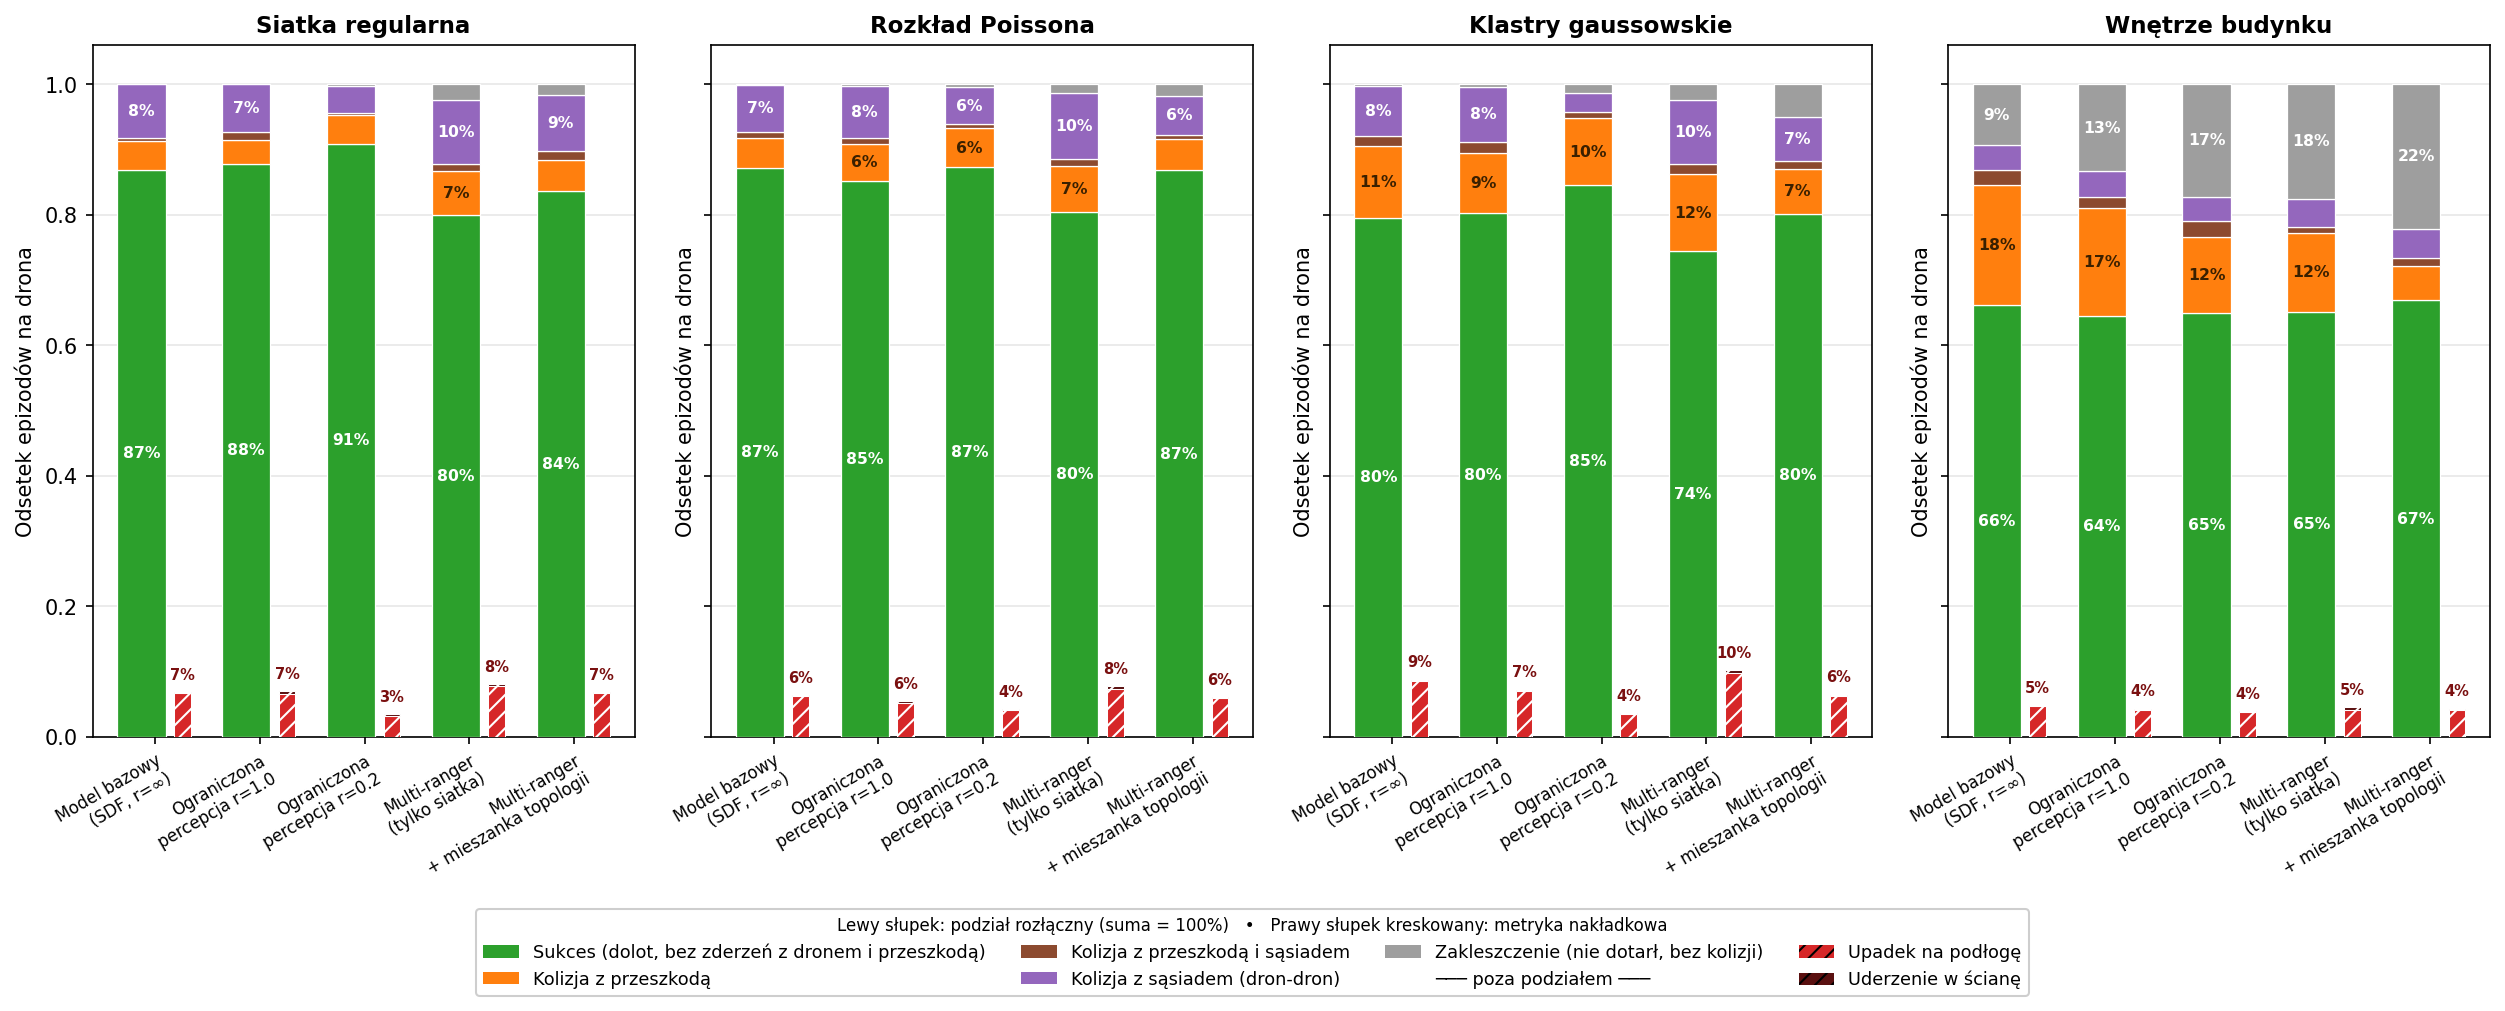

Write the Python code that produced this figure.
"""
Rozklad wynikow epizodow per model i topologia.

DEFINICJA METRYKI (gym_art/quadrotor_multi/quadrotor_multi.py:768-779):

    sukces  = dotarl do celu  AND  brak kolizji z dronem  AND  brak kolizji z przeszkoda
    deadlock = brak kolizji  AND  NIE dotarl do celu
    kolizja  = kolizja z dronem LUB z przeszkoda

Te trzy kategorie sa ROZLACZNE i sumuja sie DOKLADNIE do 1.0 (zweryfikowane
empirycznie na wszystkich komorkach: suma = 1.0000).

Segment "kolizja" rozbijamy dokladnie przez zasade wlaczen i wylaczen:
    P(oba)       = P(przeszkoda) + P(sasiad) - P(kolizja)
    P(tylko przeszkoda) = P(przeszkoda) - P(oba)
    P(tylko sasiad)     = P(sasiad)     - P(oba)
Rozklad jest scisly (sprawdzone: zadna skladowa nie wychodzi ujemna).

UPADKI NA PODLOGE / UDERZENIA W SCIANE NIE NALEZA DO TEGO PODZIALU.
Kryterium sukcesu ich nie obejmuje — dron moze dotrzec do celu, potem spasc
na podloge i nadal liczyc sie jako sukces (flaga reached_goal jest trwala).
Dlatego rysujemy je jako OSOBNY, waski slupek obok, a nie jako wycinek stosu.

Output: figures/failure_mode_breakdown.png
Run: python figures/failure_mode_breakdown.py                    # 4 topologie side-by-side
     python figures/failure_mode_breakdown.py --topology building # tylko budynek
"""

import argparse
import json
import os
import numpy as np
import matplotlib.pyplot as plt
from matplotlib.patches import Patch


TRAIN_DIR = '/home/michal/Desktop/MSc-thesis/3-Quad-Swarm-RL/quad-swarm-rl/train_dir'

MODELS = [
    ('paper_baseline_8drones_s0',              'Model bazowy\n(SDF, r=∞)'),
    ('perception_limited_r1.0_8drones_s0',     'Ograniczona\npercepcja r=1.0'),
    ('perception_limited_r0.2_8drones_s0',     'Ograniczona\npercepcja r=0.2'),
    ('multiranger_r4.0_8drones_s0',            'Multi-ranger\n(tylko siatka)'),
    # Checkpoint 1B (nie 1.5B) — rowny budzet treningowy z pozostalymi 4 modelami.
    ('multiranger_r4.0_topomix_8drones_s0_1B', 'Multi-ranger\n+ mieszanka topologii'),
]

TOPOLOGIES = ['grid', 'poisson', 'cluster', 'building']

TOPO_LABELS_PL = {
    'grid': 'Siatka regularna',
    'poisson': 'Rozkład Poissona',
    'cluster': 'Klastry gaussowskie',
    'building': 'Wnętrze budynku',
}

N_AGENTS = 8.0

# Podzial rozlaczny (stack od dolu do gory) — sumuje sie do 1.0
PARTITION = [
    ('success',   '#2CA02C', 'Sukces (dolot, bez zderzeń z dronem i przeszkodą)'),
    ('obst_only', '#FF7F0E', 'Kolizja z przeszkodą'),
    ('both',      '#8C4A2F', 'Kolizja z przeszkodą i sąsiadem'),
    ('nbr_only',  '#9467BD', 'Kolizja z sąsiadem (dron-dron)'),
    ('deadlock',  '#9E9E9E', 'Zakleszczenie (nie dotarł, bez kolizji)'),
]

# Metryki nakladkowe — POZA podzialem, rysowane osobnym slupkiem
OVERLAY = [
    ('floor', '#D62728', 'Upadek na podłogę'),
    ('wall',  '#5A1010', 'Uderzenie w ścianę'),
]


def load_metric(model, topology, key):
    """Load one metric from eval_metrics_topo_<topology>.json."""
    path = os.path.join(TRAIN_DIR, model, f'eval_metrics_topo_{topology}.json')
    if not os.path.exists(path):
        return None
    d = json.load(open(path))
    return d.get('metrics', {}).get(key, {}).get('mean')


def load_breakdown(model, topology):
    """Zwraca (partition_dict, overlay_dict).

    partition_dict sumuje sie do 1.0 (z dokladnoscia do bledu numerycznego).
    overlay_dict to metryki NIE nalezace do podzialu (upadki/uderzenia w sciane).
    """
    success  = load_metric(model, topology, 'metric/agent_success_rate')
    if success is None:
        return None, None
    deadlock = load_metric(model, topology, 'metric/agent_deadlock_rate') or 0.0
    col      = load_metric(model, topology, 'metric/agent_col_rate') or 0.0
    obst     = load_metric(model, topology, 'metric/agent_obst_col_rate') or 0.0
    nbr      = load_metric(model, topology, 'metric/agent_neighbor_col_rate') or 0.0

    # Wlaczenia-wylaczenia: P(oba) = P(A) + P(B) - P(A lub B)
    both      = max(0.0, obst + nbr - col)
    obst_only = max(0.0, obst - both)
    nbr_only  = max(0.0, nbr - both)

    partition = {
        'success': success,
        'obst_only': obst_only,
        'both': both,
        'nbr_only': nbr_only,
        'deadlock': deadlock,
    }

    # Liczniki zdarzen per epizod (8 dronow) -> frakcja agentow.
    # crashed_floor/_wall odpalaja sie przy PRZEJSCIU w stan kolizji, wiec
    # licznik to liczba zdarzen, nie tikow. Clamp na wypadek wielokrotnych zdarzen.
    n_floor = load_metric(model, topology, 'num_collisions_with_floor') or 0.0
    n_wall  = load_metric(model, topology, 'num_collisions_with_wall') or 0.0
    overlay = {
        'floor': min(n_floor / N_AGENTS, 1.0),
        'wall':  min(n_wall / N_AGENTS, 1.0),
    }
    return partition, overlay


def draw_panel(ax, topology):
    xs = np.arange(len(MODELS))
    main_w, ov_w = 0.46, 0.16
    main_x = xs - 0.13
    ov_x = xs + 0.26

    # --- Slupek glowny: podzial rozlaczny ---
    bottoms = np.zeros(len(MODELS))
    for cat, color, _ in PARTITION:
        vals = []
        for model_dir, _ in MODELS:
            part, _ = load_breakdown(model_dir, topology)
            vals.append(part.get(cat, 0.0) if part else 0.0)
        vals = np.array(vals)
        ax.bar(main_x, vals, bottom=bottoms, color=color, width=main_w,
               edgecolor='white', linewidth=0.6, zorder=3)
        for i, (v, b) in enumerate(zip(vals, bottoms)):
            if v > 0.055:
                ax.text(main_x[i], b + v / 2, f'{100*v:.0f}%',
                        ha='center', va='center', fontsize=7.5,
                        color='white' if cat != 'obst_only' else '#3A2000',
                        fontweight='bold', zorder=4)
        bottoms += vals

    # Kontrola: podzial musi sumowac sie do 1.0
    for i, tot in enumerate(bottoms):
        if abs(tot - 1.0) > 5e-3:
            print(f'  [UWAGA] {topology}/{MODELS[i][0]}: podzial sumuje sie do {tot:.4f}')

    # --- Slupek nakladkowy: upadki / sciany (POZA podzialem) ---
    ov_bottoms = np.zeros(len(MODELS))
    for cat, color, _ in OVERLAY:
        vals = []
        for model_dir, _ in MODELS:
            _, ov = load_breakdown(model_dir, topology)
            vals.append(ov.get(cat, 0.0) if ov else 0.0)
        vals = np.array(vals)
        ax.bar(ov_x, vals, bottom=ov_bottoms, color=color, width=ov_w,
               edgecolor='white', linewidth=0.5, hatch='///', zorder=3)
        ov_bottoms += vals
    for i, tot in enumerate(ov_bottoms):
        if tot > 0.015:
            ax.text(ov_x[i], tot + 0.015, f'{100*tot:.0f}%',
                    ha='center', va='bottom', fontsize=7,
                    color='#7A1010', fontweight='bold', zorder=4)

    ax.set_xticks(xs)
    ax.set_xticklabels([lbl for _, lbl in MODELS], fontsize=8, rotation=30,
                       ha='right', rotation_mode='anchor')
    ax.set_ylabel('Odsetek epizodów na drona', fontsize=10)
    ax.set_title(TOPO_LABELS_PL.get(topology, topology),
                 fontsize=11, fontweight='bold')
    ax.set_ylim(0, 1.06)
    ax.grid(True, axis='y', alpha=0.3, zorder=0)
    ax.set_axisbelow(True)


def build_legend_handles():
    handles = [Patch(facecolor=c, label=l) for _, c, l in PARTITION]
    handles.append(Patch(facecolor='none', edgecolor='none',
                         label='─── poza podziałem ───'))
    handles += [Patch(facecolor=c, hatch='///', label=l) for _, c, l in OVERLAY]
    return handles


def main():
    parser = argparse.ArgumentParser()
    parser.add_argument('--topology', default=None,
                        help='Która topologia (brak = wszystkie 4 obok siebie)')
    args = parser.parse_args()

    topos = [args.topology] if args.topology else TOPOLOGIES
    n = len(topos)

    if n == 1:
        fig, axes = plt.subplots(1, 1, figsize=(7.0, 6.6))
        draw_panel(axes, topos[0])
    else:
        fig, axs = plt.subplots(1, n, figsize=(4.2 * n, 7.0), sharey=True)
        for i, t in enumerate(topos):
            draw_panel(axs[i], t)

    plt.tight_layout(rect=[0, 0.14, 1, 1])

    leg = fig.legend(handles=build_legend_handles(),
                     loc='upper center', bbox_to_anchor=(0.5, 0.135),
                     fontsize=8.5, framealpha=0.95, ncol=4,
                     title='Lewy słupek: podział rozłączny (suma = 100%)   •   '
                           'Prawy słupek kreskowany: metryka nakładkowa',
                     title_fontsize=8)
    leg._legend_box.align = 'center'

    out = os.path.join(os.path.dirname(os.path.abspath(__file__)),
                       f'failure_mode_breakdown'
                       f'{"_" + args.topology if args.topology else ""}.png')
    plt.savefig(out, dpi=150, bbox_inches='tight', facecolor='white')
    print(f'Wrote: {out}')


if __name__ == '__main__':
    main()
